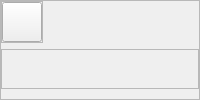
                        <widget class="QFrame" name="frame_19">
                         <property name="frameShape">
                          <enum>QFrame::StyledPanel</enum>
                         </property>
                         <property name="frameShadow">
                          <enum>QFrame::Raised</enum>
                         </property>
                         <layout class="QVBoxLayout" name="verticalLayout_27">
                          <property name="leftMargin">
                           <number>0</number>
                          </property>
                          <property name="topMargin">
                           <number>0</number>
                          </property>
                          <property name="rightMargin">
                           <number>0</number>
                          </property>
                          <property name="bottomMargin">
                           <number>10</number>
                          </property>
                          <item alignment="Qt::AlignTop">
                           <widget class="QFrame" name="frame_17">
                            <property name="sizePolicy">
                             <sizepolicy hsizetype="Fixed" vsizetype="Fixed">
                              <horstretch>0</horstretch>
                              <verstretch>0</verstretch>
                             </sizepolicy>
                            </property>
                            <property name="frameShape">
                             <enum>QFrame::StyledPanel</enum>
                            </property>
                            <property name="frameShadow">
                             <enum>QFrame::Raised</enum>
                            </property>
                            <layout class="QHBoxLayout" name="horizontalLayout_40">
                             <property name="leftMargin">
                              <number>0</number>
                             </property>
                             <property name="topMargin">
                              <number>0</number>
                             </property>
                             <property name="rightMargin">
                              <number>0</number>
                             </property>
                             <property name="bottomMargin">
                              <number>0</number>
                             </property>
                             <item alignment="Qt::AlignLeft">
                              <widget class="QPushButton" name="reminderBtn">
                               <property name="sizePolicy">
                                <sizepolicy hsizetype="Expanding" vsizetype="Expanding">
                                 <horstretch>0</horstretch>
                                 <verstretch>0</verstretch>
                                </sizepolicy>
                               </property>
                               <property name="minimumSize">
                                <size>
                                 <width>40</width>
                                 <height>40</height>
                                </size>
                               </property>
                               <property name="maximumSize">
                                <size>
                                 <width>40</width>
                                 <height>40</height>
                                </size>
                               </property>
                               <property name="styleSheet">
                                <string notr="true"/>
                               </property>
                               <property name="text">
                                <string/>
                               </property>
                               <property name="icon">
                                <iconset resource="resource.qrc">
                                 <normaloff>:/Icons/Icons/checklist.png</normaloff>:/Icons/Icons/checklist.png</iconset>
                               </property>
                               <property name="iconSize">
                                <size>
                                 <width>30</width>
                                 <height>30</height>
                                </size>
                               </property>
                              </widget>
                             </item>
                            </layout>
                           </widget>
                          </item>
                          <item>
                           <widget class="QFrame" name="frame_18">
                            <property name="frameShape">
                             <enum>QFrame::StyledPanel</enum>
                            </property>
                            <property name="frameShadow">
                             <enum>QFrame::Raised</enum>
                            </property>
                            <layout class="QVBoxLayout" name="verticalLayout_26">
                             <item>
                              <widget class="QLabel" name="petProfileIcon">
                               <property name="maximumSize">
                                <size>
                                 <width>120</width>
                                 <height>120</height>
                                </size>
                               </property>
                               <property name="text">
                                <string/>
                               </property>
                               <property name="pixmap">
                                <pixmap resource="resource.qrc">:/Icons/Icons/catIcon.png</pixmap>
                               </property>
                               <property name="scaledContents">
                                <bool>true</bool>
                               </property>
                               <property name="alignment">
                                <set>Qt::AlignCenter</set>
                               </property>
                               <property name="margin">
                                <number>0</number>
                               </property>
                              </widget>
                             </item>
                            </layout>
                           </widget>
                          </item>
                         </layout>
                        </widget>
